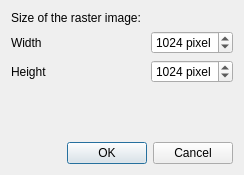
<?xml version="1.0" encoding="UTF-8"?>
<ui version="4.0">
 <class>ImageResolutionDialog</class>
 <widget class="QDialog" name="ImageResolutionDialog">
  <property name="geometry">
   <rect>
    <x>0</x>
    <y>0</y>
    <width>244</width>
    <height>175</height>
   </rect>
  </property>
  <property name="windowTitle">
   <string>Size of Raster Image</string>
  </property>
  <layout class="QVBoxLayout" name="verticalLayout">
   <item>
    <widget class="QLabel" name="label">
     <property name="text">
      <string>Size of the raster image:</string>
     </property>
    </widget>
   </item>
   <item>
    <layout class="QGridLayout" name="gridLayout">
     <item row="1" column="0" colspan="2">
      <widget class="QLabel" name="label_3">
       <property name="text">
        <string>Height</string>
       </property>
      </widget>
     </item>
     <item row="1" column="2">
      <widget class="QSpinBox" name="spinBoxHeight">
       <property name="suffix">
        <string> pixel</string>
       </property>
       <property name="minimum">
        <number>32</number>
       </property>
       <property name="maximum">
        <number>8192</number>
       </property>
       <property name="value">
        <number>1024</number>
       </property>
      </widget>
     </item>
     <item row="0" column="2">
      <widget class="QSpinBox" name="spinBoxWidth">
       <property name="suffix">
        <string> pixel</string>
       </property>
       <property name="minimum">
        <number>32</number>
       </property>
       <property name="maximum">
        <number>8192</number>
       </property>
       <property name="value">
        <number>1024</number>
       </property>
      </widget>
     </item>
     <item row="0" column="0" colspan="2">
      <widget class="QLabel" name="label_2">
       <property name="text">
        <string>Width</string>
       </property>
      </widget>
     </item>
    </layout>
   </item>
   <item>
    <spacer name="verticalSpacer">
     <property name="orientation">
      <enum>Qt::Vertical</enum>
     </property>
     <property name="sizeHint" stdset="0">
      <size>
       <width>20</width>
       <height>28</height>
      </size>
     </property>
    </spacer>
   </item>
   <item>
    <layout class="QHBoxLayout" name="horizontalLayout">
     <item>
      <spacer name="horizontalSpacer">
       <property name="orientation">
        <enum>Qt::Horizontal</enum>
       </property>
       <property name="sizeHint" stdset="0">
        <size>
         <width>40</width>
         <height>20</height>
        </size>
       </property>
      </spacer>
     </item>
     <item>
      <widget class="QDialogButtonBox" name="buttonBox">
       <property name="orientation">
        <enum>Qt::Horizontal</enum>
       </property>
       <property name="standardButtons">
        <set>QDialogButtonBox::Cancel|QDialogButtonBox::Ok</set>
       </property>
      </widget>
     </item>
    </layout>
   </item>
  </layout>
 </widget>
 <tabstops>
  <tabstop>spinBoxWidth</tabstop>
  <tabstop>spinBoxHeight</tabstop>
 </tabstops>
 <resources/>
 <connections>
  <connection>
   <sender>buttonBox</sender>
   <signal>accepted()</signal>
   <receiver>ImageResolutionDialog</receiver>
   <slot>accept()</slot>
   <hints>
    <hint type="sourcelabel">
     <x>248</x>
     <y>254</y>
    </hint>
    <hint type="destinationlabel">
     <x>157</x>
     <y>274</y>
    </hint>
   </hints>
  </connection>
  <connection>
   <sender>buttonBox</sender>
   <signal>rejected()</signal>
   <receiver>ImageResolutionDialog</receiver>
   <slot>reject()</slot>
   <hints>
    <hint type="sourcelabel">
     <x>316</x>
     <y>260</y>
    </hint>
    <hint type="destinationlabel">
     <x>286</x>
     <y>274</y>
    </hint>
   </hints>
  </connection>
 </connections>
</ui>
